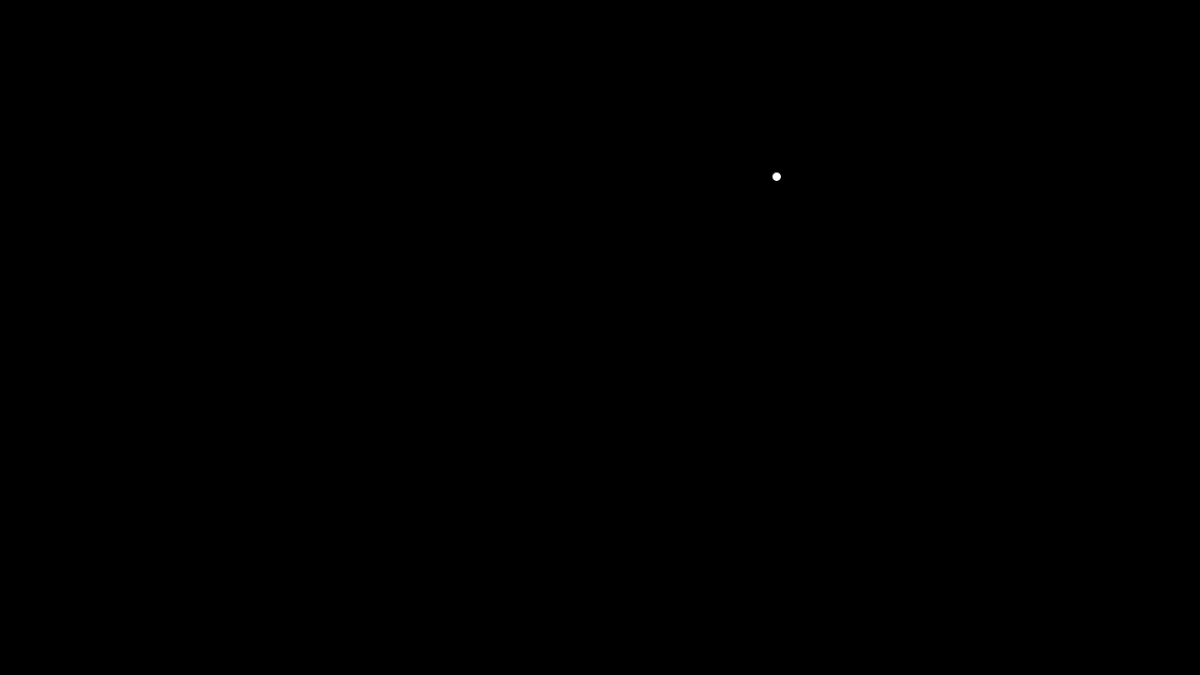
Frame 1 (no input)
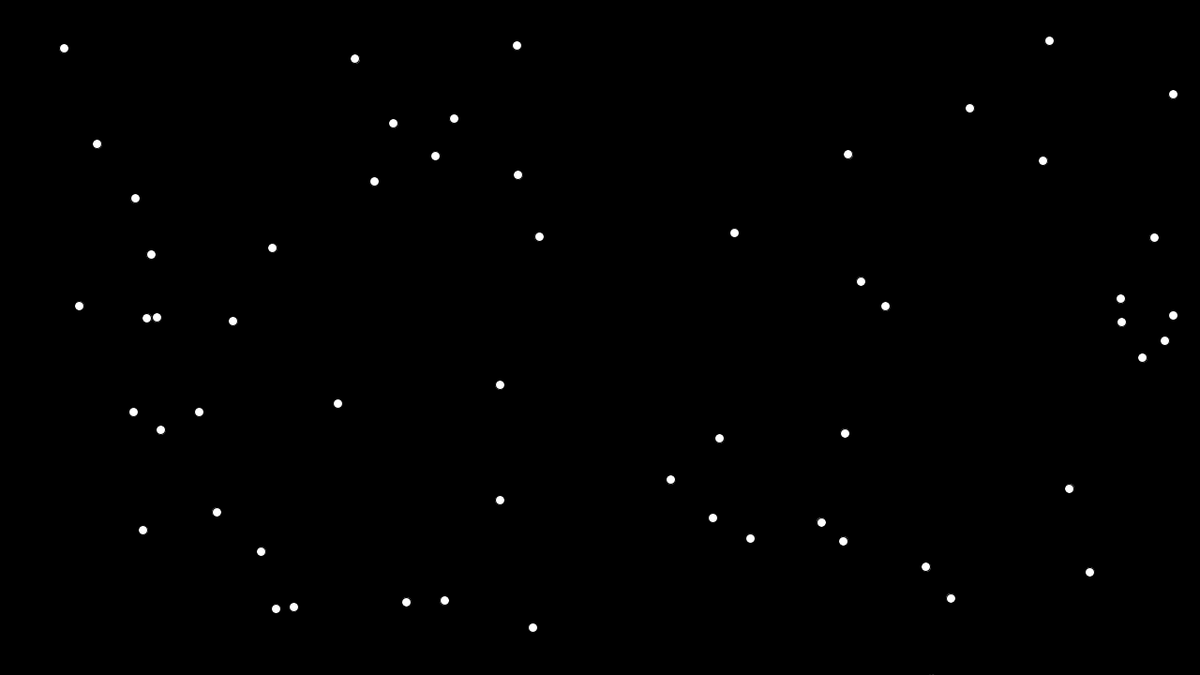
Frame 60 (the mouse pressed at the canvas centre just before this capture)
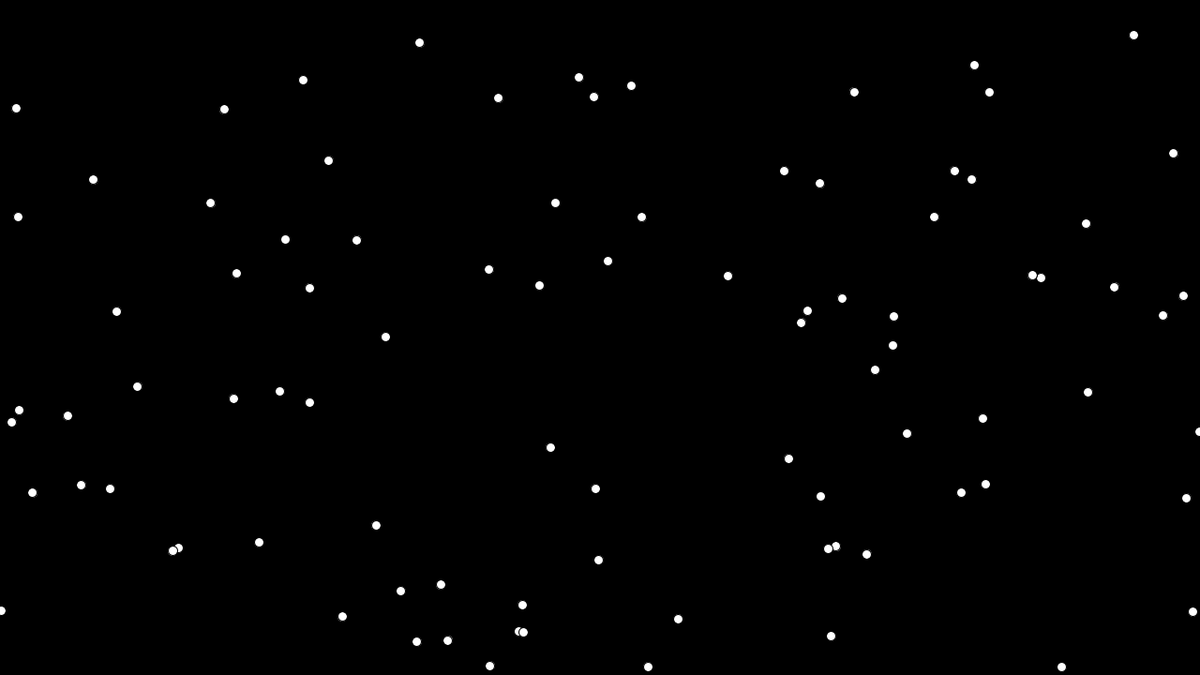
Frame 120 (the mouse held since frame 60 and released just before this capture)

The Processing sketch that drew these frames (run headless with seeded random() and noise(); from frame 60 on, the mouse is pressed at the canvas centre):

// Processing sketch: main
// ── main.pde
ArrayList<Dot> Dots;
int nDots;

void setup() {
  size(1280, 720);
  nDots = 100;
  Dots = new ArrayList<Dot>();
}

void draw() {
  background(0);
  
  if(Dots.size() < nDots) {
    Dot d = new Dot(new PVector(random(width), random(height)));
    Dots.add(d);
  }

  for (Dot d : Dots) {
    d.update();
    d.render();
  }

}

class Dot {
  PVector l, v, d;
  
  Dot(PVector l) {
    this.l = l;
    this.v = PVector.random2D();
    this.d = PVector.random2D();
  }
  
  void update() {
    if (this.l.x >= width)  this.l.x = 0;
    if (this.l.y >= height) this.l.y = 0;
    
    this.l.add(this.v);
    this.d.x += cos(this.d.x) * 1;
    this.d.y += sin(this.d.x) * 1;
    this.l.add(this.d);
  }
  
  void render() {
    ellipse(this.l.x, this.l.y, 10, 10);
  }
}
